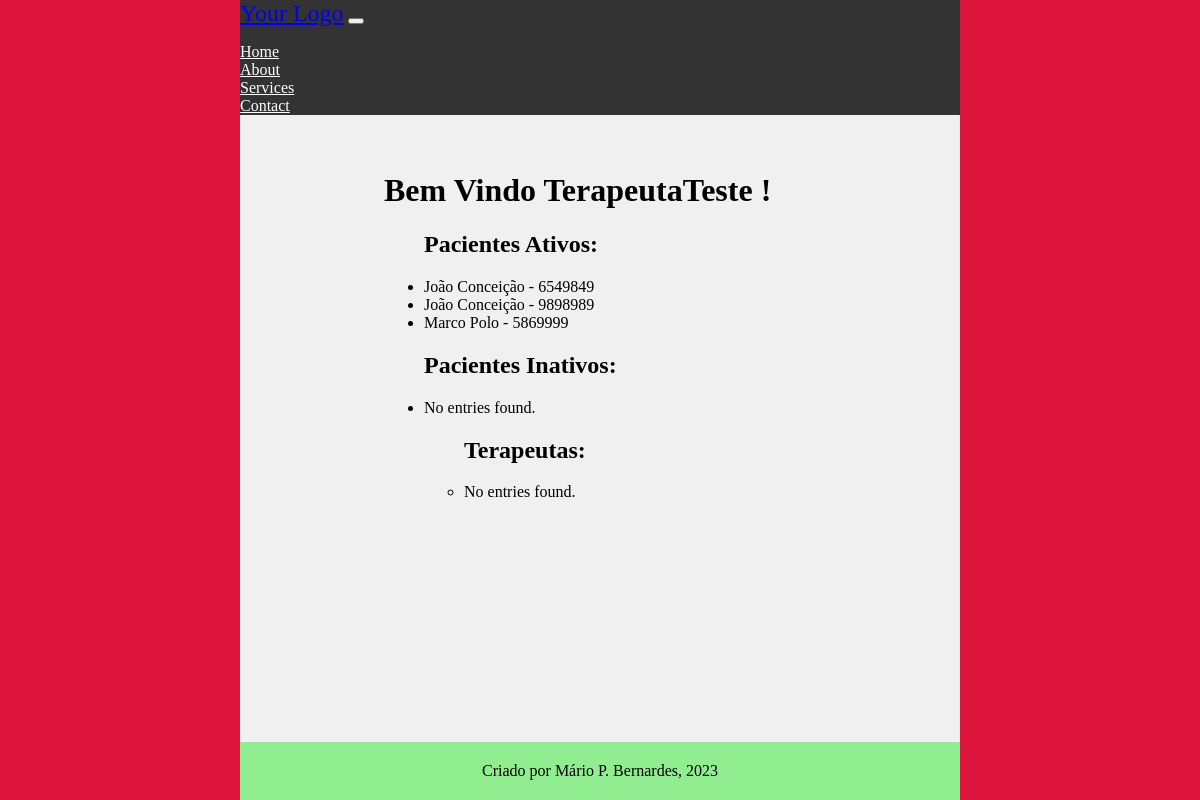
Page /main/indice_cadastros (signed in) on the earlier database version.
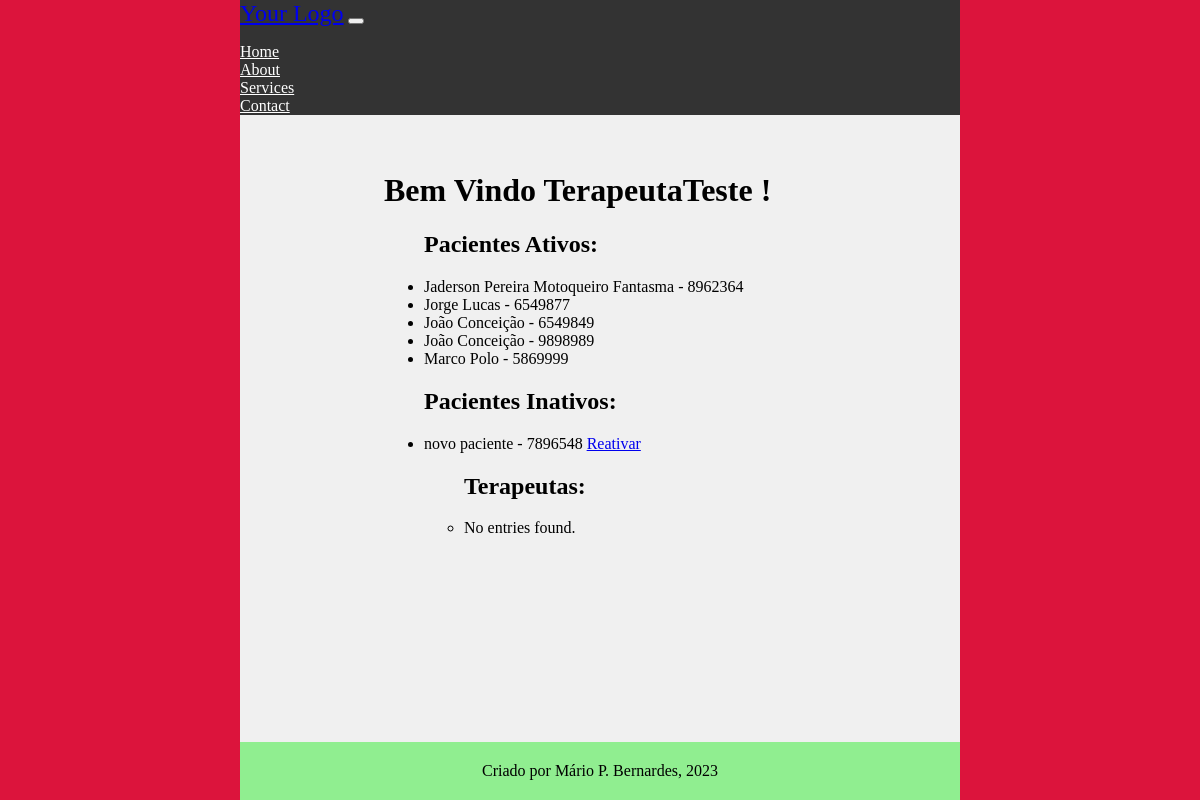
Same page on the later database version.
### main/models.py (models this page shows, shortened)
class CadastroPacientes(models.Model):
    nome = models.CharField(verbose_name='Nome do Paciente', max_length=100,
                            validators=[validate_letters, MinLengthValidator(limit_value=5)])
    prontuario_numero = models.CharField(verbose_name='Nº de Prontuario', max_length=7,
                                         unique=True, validators=[validate_numbers, MinLengthValidator(limit_value=7)]
                                         )
    nascimento = models.DateField(verbose_name='Data de Nascimento', help_text='dd/mm/aaaa',
                                  validators=[validate_date_past])
    responsavel_legal = models.CharField(verbose_name='Responsável Legal', max_length=100,
                                         null=True, blank=True, validators=[validate_letters,
                                                                            MinLengthValidator(limit_value=5)])
    data_inicio = models.DateField(verbose_name='Data de Inicio', help_text='dd/mm/aaaa')
    data_final = models.DateField(verbose_name='Data do Desligamento', help_text='dd/mm/aaaa', blank=True, null=True,
                                  validators=[validate_date_past])
    desligado = models.BooleanField(verbose_name='Desligado', help_text='Paciente desligado', default=False)
    cpf_numero = models.CharField(verbose_name='CPF', max_length=11, unique=True,
                                  validators=[validate_numbers, MinLengthValidator(limit_value=11)])
    MOD_CHOICES = (
        (0, 'Individual'),
        (1, 'Grupo'),
        (2, 'Casal'),
    )
    modalidade_atendimento = models.IntegerField(verbose_name='Modalidade', choices=MOD_CHOICES)
    grupo = models.ForeignKey(
        'CadastroGrupos',
        related_name='membros',
        on_delete=models.PROTECT,
        blank=True,
        null=True
    )
    convenio = models.ForeignKey(
        'ConveniosAceitos',
        related_name='pacientes',
        on_delete=models.PROTECT
    )
    carteirinha_convenio = models.CharField(verbose_name='Número do Convênio',
                                            max_length=50, blank=True, null=True,
                                            validators=[validate_numbers, MinLengthValidator(limit_value=7)])
    terapeuta = models.ForeignKey(
        'CadastroProfissionais',
        related_name='pacientes',
        on_delete=models.PROTECT
    )
    endereco_rua = models.CharField(verbose_name='Endereço', max_length=100,
                                    validators=[MinLengthValidator(limit_value=10)])
    endereco_bairro = models.CharField(verbose_name='Bairro', max_length=50,
                                       validators=[MinLengthValidator(limit_value=3)])
    endereco_numero = models.CharField(verbose_name='Número', max_length=7, validators=[validate_numbers])
    endereco_complemento = models.CharField(verbose_name='Complemento', max_length=100,
                                            validators=[MinLengthValidator(limit_value=4)])
    telefone_numero = models.CharField(verbose_name='Telefone', max_length=11,
                                       validators=[validate_numbers, MinLengthValidator(limit_value=11)])
    cidade = models.CharField(verbose_name='Cidade', max_length=100, validators=[validate_letters,
                                                                                 MinLengthValidator(limit_value=3)])
    cep_numero = models.CharField(verbose_name='CEP', max_length=8, validators=[validate_numbers,
                                                                                MinLengthValidator(limit_value=8)])
    email = models.EmailField(verbose_name='E-mail')
    observacoes = models.TextField(verbose_name='Observações', blank=True, null=True)
    objects = models.Manager()
    class Meta:
        verbose_name = 'Paciente'
        verbose_name_plural = 'Pacientes'
        ordering = ["nome"]
        permissions = [
            ('transfer_pac', 'Transferir Paciente (Terapeutas)'),
            ('deslig_pac', 'Desligar Paciente (Terapeutas)'),
            ('add_pac_group', 'Adicionar Paciente a Grupo (Terapeutas')
        ]

### main/views.py (the view)
# urls.py: path('indice_cadastros', index_perfil, name='index-perfil'),
@login_required(login_url="/main/login")
def index_perfil(request):
    pacientes_ativos = CadastroPacientes.objects.filter(desligado=False)
    pacientes_inativos = CadastroPacientes.objects.filter(desligado=True)
    terapeutas = CadastroProfissionais.objects.all
    context = {
        'lis_pacientes_ativos': pacientes_ativos,
        'lis_pacientes_inativos': pacientes_inativos,
        'list_terapeutas': terapeutas
    }
    return render(request, 'list_perfils.html', context)

### main/templates/list_perfils.html (shortened to what this page needs)
{% extends 'middleman1.html' %}
{% load bootstrap5 %}
{% load static%}
{% block content %}
<h1>Bem Vindo {{ request.user.username }} ! </h1>
    <ul>
        <h2> Pacientes Ativos: </h2>
        {% for paciente in lis_pacientes_ativos %}
            <li>
                {{ paciente.nome }} - {{ paciente.prontuario_numero }}
            </li>
        {% empty %}
            <li>No entries found.</li>
        {% endfor %}
        <h2> Pacientes Inativos: </h2>
        {% for paciente in lis_pacientes_inativos %}
            <li>
                {{ paciente.nome }} - {{ paciente.prontuario_numero }}
                <a href="{% url 'main:religamento' prontuario_numero=paciente.prontuario_numero %}"> Reativar </a> <br>
            </li>
        {% empty %}
            <li>No entries found.</li>
        {% endfor %}
    <ul>
        <h2> Terapeutas: </h2>
        {% for terapeuta in lis_terapeutas %}
            <li>
                {{ terapeuta.nome }} - {{ terapeuta.conselho_codigo }}
                <a href="{% url 'main:mod_info_prof' id=terapeuta.id %}"> Modificar </a> <br>
            </li>
        {% empty %}
            <li>No entries found.</li>
        {% endfor %}
    </ul>
        {% endblock %}

Differences in the rows shown:
added CadastroPacientes: nome "Jaderson Pereira Motoqueiro Fantasma", prontuario_numero "8962364", shown under "Pacientes Ativos:"
added CadastroPacientes: nome "Jorge Lucas", prontuario_numero "6549877", shown under "Pacientes Ativos:"
added CadastroPacientes: nome "novo paciente", prontuario_numero "7896548", shown under "Pacientes Inativos:"
Other differences:
text no longer shown: "No entries found."
